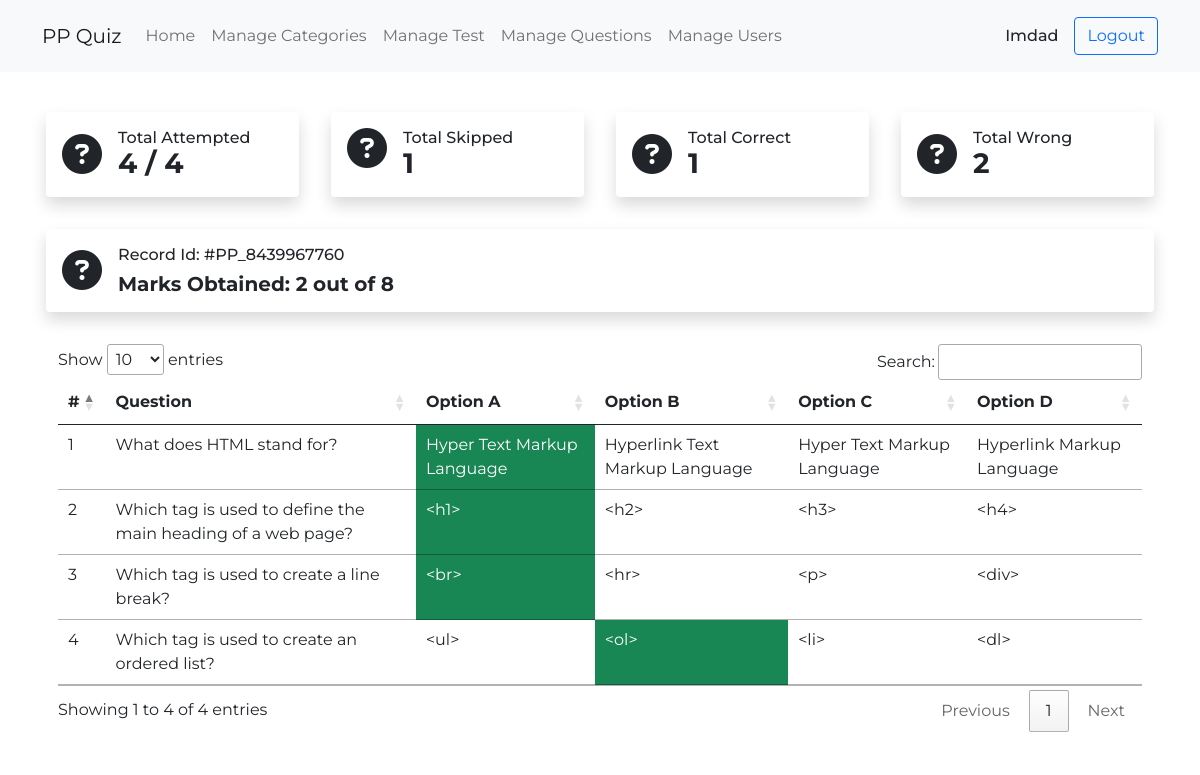
/test_result.php?record_id=PP_8439967760 (signed in), run on the app's committed database.
### tables this page shows
CREATE TABLE `users` (
  `id` int(255) NOT NULL,
  `name` varchar(255) NOT NULL,
  `email` varchar(255) NOT NULL,
  `phone` varchar(255) NOT NULL,
  `password` varchar(255) NOT NULL,
  `status` varchar(255) NOT NULL DEFAULT 'active',
  `created_at` datetime NOT NULL DEFAULT current_timestamp()
);

CREATE TABLE `test_records` (
  `id` int(11) NOT NULL,
  `user_id` varchar(255) NOT NULL,
  `test_id` varchar(255) NOT NULL,
  `record_id` varchar(255) NOT NULL,
  `status` varchar(255) NOT NULL DEFAULT 'incomplete',
  `attempted_questions` varchar(255) NOT NULL DEFAULT '0',
  `skipped_questions` varchar(255) NOT NULL DEFAULT '0',
  `correct_answers` varchar(255) NOT NULL DEFAULT '0',
  `wrong_answers` varchar(255) NOT NULL DEFAULT '0',
  `marks_obtained` varchar(255) NOT NULL DEFAULT '0',
  `attmp_question_ids` longtext DEFAULT NULL,
  `created_at` datetime NOT NULL DEFAULT current_timestamp()
);

CREATE TABLE `questions` (
  `id` int(11) NOT NULL,
  `question` varchar(255) NOT NULL,
  `option_a` varchar(255) NOT NULL,
  `option_b` varchar(255) NOT NULL,
  `option_c` varchar(255) NOT NULL,
  `option_d` varchar(255) NOT NULL,
  `answer` varchar(255) NOT NULL,
  `test_id` varchar(255) NOT NULL,
  `created_at` datetime NOT NULL DEFAULT current_timestamp()
);

### test_result.php (the view)
<?php
include('./layout/header.php');
$record = mysqli_fetch_array(mysqli_query($conn, "SELECT * FROM test_records WHERE record_id = '$_GET[record_id]'"));
$total_questions = mysqli_num_rows(mysqli_query($conn, "SELECT * FROM questions WHERE test_id = '$record[test_id]'"));
?>
<div class="container my-4">
    <div class="row">
        <div class="col-md-3 p-3">
            <div class="bg-white p-3 rounded shadow">
                <div class="d-flex align-items-center gap-3">
                    <i class="fa-solid fa-circle-question fs-1"></i>
                    <div class="texts">
                        <h3 class="h6 mb-0">Total Attempted</h3>
                        <h1 class="mb-0 h3 fw-bold"><?= $record['attempted_questions'] ?> / <?= $total_questions ?></h1>
                    </div>
                </div>
            </div>
        </div>
        <div class="col-md-3 p-3">
            <div class="bg-white p-3 rounded shadow">
                <div class="d-flex align-question gap-3">
                    <i class="fa fa-circle-question fs-1"></i>
                    <div class="texts">
                        <h3 class="h6 mb-0">Total Skipped</h3>
                        <h1 class="mb-0 h3 fw-bold"><?= $record['skipped_questions'] ?></h1>
                    </div>
                </div>
            </div>
        </div>
        <div class="col-md-3 p-3">
            <div class="bg-white p-3 rounded shadow">
                <div class="d-flex align-items-center gap-3">
                    <i class="fa fa-circle-question fs-1"></i>
                    <div class="texts">
                        <h3 class="h6 mb-0">Total Correct</h3>
                        <h1 class="mb-0 h3 fw-bold"><?= $record['correct_answers'] ?></h1>
                    </div>
                </div>
            </div>
        </div>
        <div class="col-md-3 p-3">
            <div class="bg-white p-3 rounded shadow">
                <div class="d-flex align-items-center gap-3">
                    <i class="fa fa-circle-question fs-1"></i>
                    <div class="texts">
                        <h3 class="h6 mb-0">Total Wrong</h3>
                        <h1 class="mb-0 h3 fw-bold"><?= $record['wrong_answers'] ?></h1>
                    </div>
                </div>
            </div>
        </div>
        <div class="col-md-12 p-3">
            <div class="bg-white p-3 rounded shadow">
                <div class="d-flex align-items-center gap-3">
                    <i class="fa-solid fa-circle-question fs-1"></i>
                    <div class="texts">
                        <h3 class="h6 mb-0">Record Id: #<?= $_GET['record_id'] ?></h3>
                        <h1 class="mb-0 h5 mt-2 fw-bold">Marks Obtained: <?= $record['marks_obtained'] ?> out of <?= $total_questions * 2 ?></h1>
                    </div>
                </div>
            </div>
        </div>
    </div>
    <div class="bg-white rounded p-3">
        <table class="table table-hover" id="ppTable">
            <thead>
                <tr>
                    <th>#</th>
                    <th>Question</th>
                    <th>Option A</th>
                    <th>Option B</th>
                    <th>Option C</th>
                    <th>Option D</th>
                </tr>
            </thead>
            <tbody>
                <?php
                $serial = 1;
                $questions_ids = $record['attmp_question_ids'];
                $q = mysqli_query($conn, "SELECT * FROM questions WHERE id IN ($questions_ids)");
                while ($res = mysqli_fetch_array($q)) {
                ?>
                    <tr>
                        <td><?= $serial++?></td>
                        <td><?= $res['question']?></td>
                        <td class="<?= $res['answer'] == 'option_a' ? 'bg-success text-white' : ''?>"><?= htmlspecialchars($res['option_a'])?></td>
                        <td class="<?= $res['answer'] == 'option_b' ? 'bg-success text-white' : ''?>"><?= htmlspecialchars($res['option_b'])?></td>
                        <td class="<?= $res['answer'] == 'option_c' ? 'bg-success text-white' : ''?>"><?= htmlspecialchars($res['option_c'])?></td>
                        <td class="<?= $res['answer'] == 'option_d' ? 'bg-success text-white' : ''?>"><?= htmlspecialchars($res['option_d'])?></td>
                    </tr>
                <?php
                }
                ?>
            </tbody>
        </table>
    </div>
</div>
<?php
include('./layout/footer.php');
?>

### layout/header.php (shortened to what this page needs)
<?php
require('./layout/conn.php');
if (!$_SESSION['email']) {
?>
    <script>
        location.replace('index.php');
    </script>
<?php
} else {
    $user = mysqli_fetch_assoc(mysqli_query($conn, "SELECT * FROM users WHERE `email` = '$_SESSION[email]'"));
}
?>
<!DOCTYPE html>
<html lang="en">
<head>
    <link href="https://cdn.jsdelivr.net/npm/bootstrap@5.0.2/dist/css/bootstrap.min.css" rel="stylesheet">
    <link rel="stylesheet" href="https://cdnjs.cloudflare.com/ajax/libs/font-awesome/6.4.2/css/all.min.css" />
    <link rel="stylesheet" href="//cdn.datatables.net/1.13.6/css/jquery.dataTables.min.css">
    <link rel="stylesheet" href="assets/style.css">
</head>
<body style="background-image: url('https://images.unsplash.com/photo-1532012197267-da84d127e765');">
    <nav class="navbar navbar-expand-lg navbar-light bg-light p-3">
        <div class="container">
            <a class="navbar-brand" href="#">PP Quiz</a>
            <div class="collapse navbar-collapse" id="navbarSupportedContent">
                <ul class="navbar-nav me-auto mb-2 mb-lg-0">
                    <li class="nav-item">
                        <a class="nav-link" aria-current="page" href="./dashboard.php">Home</a>
                    </li>
                    <?php
                    if ($user['status'] == 'admin') {
                    ?>
                        <li class="nav-item">
                            <a class="nav-link" aria-current="page" href="./manage_categories.php">Manage Categories</a>
                        </li>
                        <li class="nav-item">
                            <a class="nav-link" aria-current="page" href="./manage_tests.php">Manage Test</a>
                        </li>
                        <li class="nav-item">
                            <a class="nav-link" aria-current="page" href="./manage_questions.php">Manage Questions</a>
                        </li>
                        <li class="nav-item">
                            <a class="nav-link" aria-current="page" href="./manage_users.php">Manage Users</a>
                        </li>
                    <?php
                    }
                    ?>
                </ul>
                <div class="d-flex align-items-center gap-3">
                    <h4 class="mb-0 h6"><?= $user['name'] ?></h4>
                    <a class="btn btn-outline-primary" href="./layout/logout.php">Logout</a>
                </div>
            </div>
        </div>
    </nav>

### assets/style.css (style rules this page uses)
* { font-family: Montserrat; }

### data on the page
users: name "Imdad"
test_records: attempted_questions "4", skipped_questions "1", correct_answers "1", wrong_answers "2", marks_obtained "2"
questions: question "What does HTML stand for?", option_a "Hyper Text Markup Language", option_b "Hyperlink Text Markup Language", option_c "Hyper Text Markup Language", option_d "Hyperlink Markup Language"
questions: question "Which tag is used to define the main heading of a web page?", option_a "<h1>", option_b "<h2>", option_c "<h3>", option_d "<h4>"
questions: question "Which tag is used to create a line break?", option_a "<br>", option_b "<hr>", option_c "<p>", option_d "<div>"
questions: question "Which tag is used to create an ordered list?", option_a "<ul>", option_b "<ol>", option_c "<li>", option_d "<dl>"

### other printed values
$total_questions "4"
$_GET['record_id'] "PP_8439967760"
$total_questions * 2 "8"
